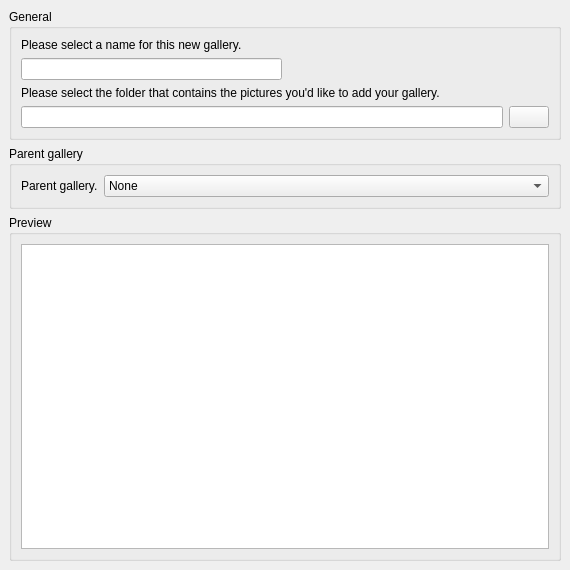
<ui version="4.0" >
 <class>SelectionPage</class>
 <widget class="QWizardPage" name="SelectionPage" >
  <property name="geometry" >
   <rect>
    <x>0</x>
    <y>0</y>
    <width>570</width>
    <height>570</height>
   </rect>
  </property>
  <property name="windowTitle" >
   <string>Form</string>
  </property>
  <layout class="QGridLayout" >
   <property name="leftMargin" >
    <number>9</number>
   </property>
   <property name="topMargin" >
    <number>9</number>
   </property>
   <property name="rightMargin" >
    <number>9</number>
   </property>
   <property name="bottomMargin" >
    <number>9</number>
   </property>
   <property name="horizontalSpacing" >
    <number>6</number>
   </property>
   <property name="verticalSpacing" >
    <number>6</number>
   </property>
   <item row="2" column="0" >
    <widget class="QGroupBox" name="groupBox" >
     <property name="title" >
      <string>Parent gallery</string>
     </property>
     <layout class="QGridLayout" >
      <item row="0" column="0" >
       <widget class="QLabel" name="label_3" >
        <property name="sizePolicy" >
         <sizepolicy vsizetype="Preferred" hsizetype="Fixed" >
          <horstretch>0</horstretch>
          <verstretch>0</verstretch>
         </sizepolicy>
        </property>
        <property name="text" >
         <string>Parent gallery.</string>
        </property>
       </widget>
      </item>
      <item row="0" column="1" >
       <widget class="QComboBox" name="parentBox" >
        <item>
         <property name="text" >
          <string>None</string>
         </property>
        </item>
       </widget>
      </item>
     </layout>
    </widget>
   </item>
   <item row="0" column="0" >
    <widget class="QGroupBox" name="groupBox_3" >
     <property name="title" >
      <string>General</string>
     </property>
     <layout class="QGridLayout" >
      <item row="0" column="0" colspan="2" >
       <widget class="QLabel" name="label" >
        <property name="text" >
         <string>Please select a name for this new gallery.</string>
        </property>
        <property name="buddy" >
         <cstring>nameEdit</cstring>
        </property>
       </widget>
      </item>
      <item row="1" column="0" >
       <widget class="GWidgets::LineEdit" name="nameEdit" />
      </item>
      <item row="1" column="1" >
       <spacer>
        <property name="orientation" >
         <enum>Qt::Horizontal</enum>
        </property>
        <property name="sizeHint" >
         <size>
          <width>50</width>
          <height>20</height>
         </size>
        </property>
       </spacer>
      </item>
      <item row="2" column="0" colspan="2" >
       <widget class="QLabel" name="label_2" >
        <property name="text" >
         <string>Please select the folder that contains the pictures you'd like to add your gallery.</string>
        </property>
        <property name="buddy" >
         <cstring>imagesEdit</cstring>
        </property>
       </widget>
      </item>
      <item row="3" column="0" colspan="2" >
       <layout class="QHBoxLayout" >
        <property name="spacing" >
         <number>6</number>
        </property>
        <property name="leftMargin" >
         <number>0</number>
        </property>
        <property name="topMargin" >
         <number>0</number>
        </property>
        <property name="rightMargin" >
         <number>0</number>
        </property>
        <property name="bottomMargin" >
         <number>0</number>
        </property>
        <item>
         <widget class="GWidgets::LineEdit" name="imagesEdit" />
        </item>
        <item>
         <widget class="QPushButton" name="browseButton" >
          <property name="text" >
           <string/>
          </property>
          <property name="icon" >
           <iconset resource="../../images.qrc" >:/images/folder-open.png</iconset>
          </property>
         </widget>
        </item>
       </layout>
      </item>
     </layout>
    </widget>
   </item>
   <item row="3" column="0" >
    <widget class="QGroupBox" name="groupBox_2" >
     <property name="title" >
      <string>Preview</string>
     </property>
     <layout class="QGridLayout" >
      <item row="0" column="0" >
       <widget class="QListWidget" name="previewList" >
        <property name="focusPolicy" >
         <enum>Qt::NoFocus</enum>
        </property>
        <property name="editTriggers" >
         <set>QAbstractItemView::NoEditTriggers</set>
        </property>
        <property name="selectionMode" >
         <enum>QAbstractItemView::NoSelection</enum>
        </property>
        <property name="iconSize" >
         <size>
          <width>128</width>
          <height>128</height>
         </size>
        </property>
        <property name="isWrapping" stdset="0" >
         <bool>true</bool>
        </property>
        <property name="viewMode" >
         <enum>QListView::IconMode</enum>
        </property>
       </widget>
      </item>
     </layout>
    </widget>
   </item>
  </layout>
 </widget>
 <customwidgets>
  <customwidget>
   <class>GWidgets::LineEdit</class>
   <extends>QLineEdit</extends>
   <header>widgets/lineedit.h</header>
  </customwidget>
  <customwidget>
   <class>QWizardPage</class>
   <extends>QWidget</extends>
   <header location="global" >QtGui/QWizard</header>
  </customwidget>
 </customwidgets>
 <tabstops>
  <tabstop>nameEdit</tabstop>
  <tabstop>imagesEdit</tabstop>
  <tabstop>browseButton</tabstop>
 </tabstops>
 <resources>
  <include location="../../images.qrc" />
 </resources>
 <connections/>
</ui>
